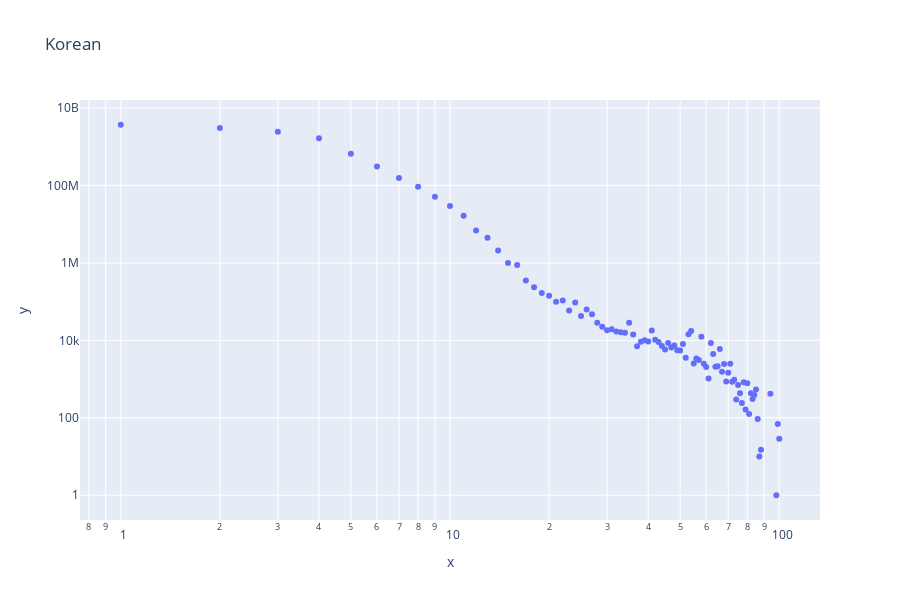
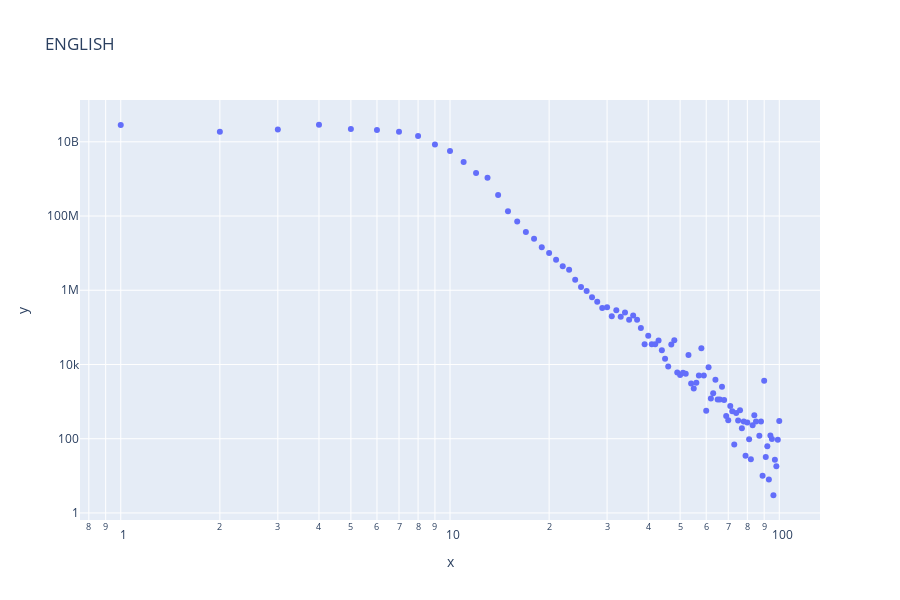
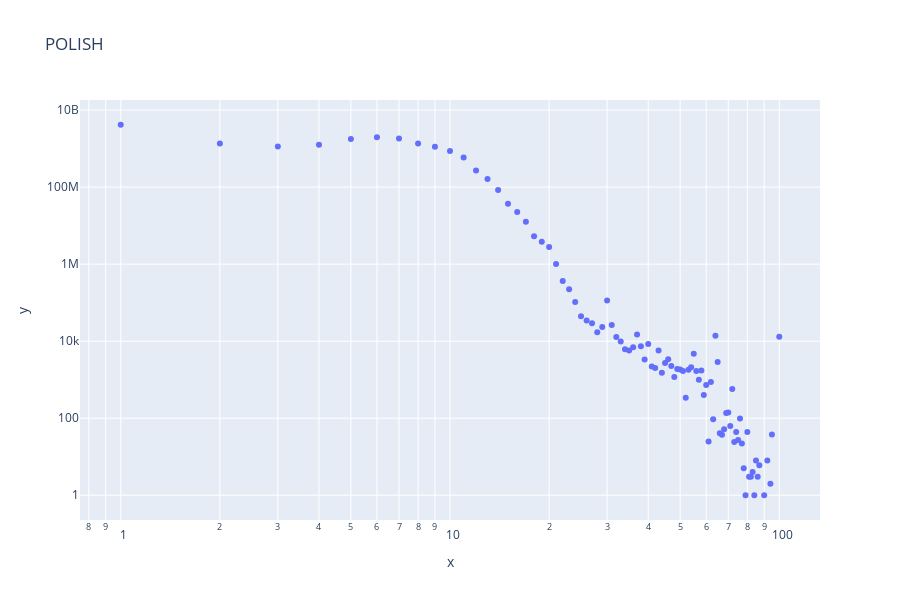
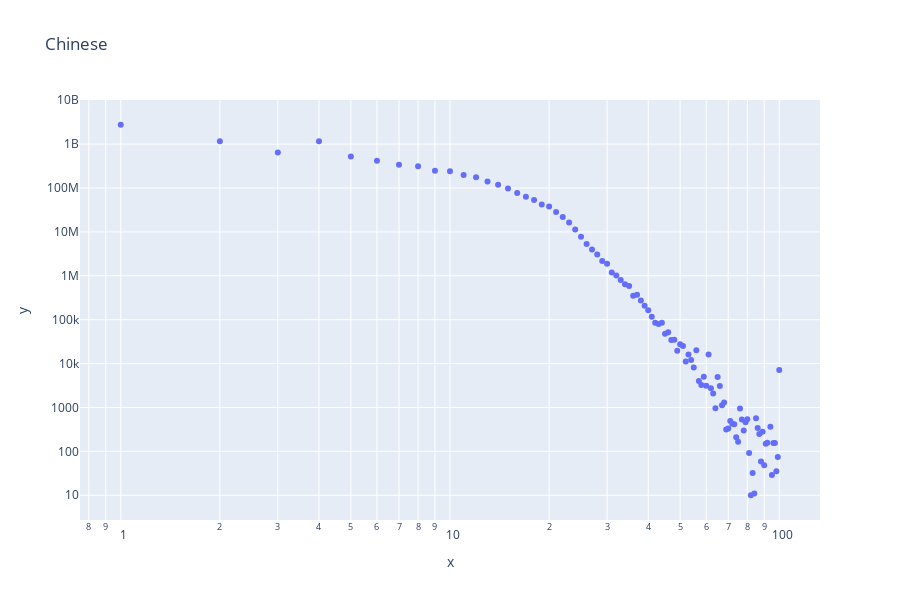

Notebook cell for these charts, in order:
### Code cell
for lang_name, len_counts in list(len_count_per_lang.items())[:10]:
    xs, ys = zip(*sorted((int(x), int(y)) for x, y in len_counts.items()))
    fig = px.scatter(x=xs, y=ys, log_x=True, log_y=True, title=lang_name)
    fig.show()

### Figure 1 — Plotly figure (JSON) as saved in the notebook; plotly's stock layout.template omitted (floating-point values rounded to 4 significant figures)
{"data": [{"hoverlabel": {"namelength": 0}, "hovertemplate": "x=%{x}<br>y=%{y}", "legendgroup": "", "marker": {"color": "#636efa", "symbol": "circle"}, "mode": "markers", "name": "", "showlegend": false, "type": "scatter", "x": [0, 1, 2, 3, 4, 5, 6, 7, 8, 9, 10, 11, 12, 13, 14, 15, 16, 17, 18, 19, 20, 21, 22, 23, 24, 25, 26, 27, 28, 29, 30, 31, 32, 33, 34, 35, 36, 37, 38, 39, 40, 41, 42, 43, 44, 45, 46, 47, 48, 49, 50, 51, 52, 53, 54, 55, 56, 57, 58, 59, 60, 61, 62, 63, 64, 65, 66, 67, 68, 69, 70, 71, 72, 73, 74, 75, 76, 77, 78, 79, 80, 81, 82, 83, 84, 85, 86, 87, 88, 94, 98, 99, 100], "xaxis": "x", "y": [575995, 3718121685, 3084402403, 2456821112, 1677503077, 664923734, 311563767, 157041125, 93072831, 51026917, 29609511, 16648149, 6859234, 4473463, 2090127, 991449, 891156, 354532, 234421, 167313, 142147, 99023, 108024, 59366, 95466, 42381, 62804, 47048, 28550, 22657, 18369, 19495, 17056, 16177, 15864, 28485, 14212, 7020, 9287, 10069, 9418, 17933, 10338, 9059, 7121, 5808, 8564, 6601, 7430, 5593, 5448, 8032, 3539, 14518, 17430, 2539, 3408, 3118, 12502, 2506, 2045, 1043, 8528, 4463, 2093, 2140, 5952, 1539, 2458, 865, 1449, 2507, 849, 968, 296, 707, 431, 240, 829, 165, 787, 126, 432, 306, 391, 541, 93, 10, 15, 416, 1, 69, 29], "yaxis": "y"}], "layout": {"height": 600, "legend": {"tracegroupgap": 0}, "title": {"text": "Korean"}, "xaxis": {"anchor": "y", "domain": [0, 1], "title": {"text": "x"}, "type": "log"}, "yaxis": {"anchor": "x", "domain": [0, 1], "title": {"text": "y"}, "type": "log"}}}

### Figure 2 — Plotly figure (JSON) as saved in the notebook; plotly's stock layout.template omitted (floating-point values rounded to 4 significant figures)
{"data": [{"hoverlabel": {"namelength": 0}, "hovertemplate": "x=%{x}<br>y=%{y}", "legendgroup": "", "marker": {"color": "#636efa", "symbol": "circle"}, "mode": "markers", "name": "", "showlegend": false, "type": "scatter", "x": [0, 1, 2, 3, 4, 5, 6, 7, 8, 9, 10, 11, 12, 13, 14, 15, 16, 17, 18, 19, 20, 21, 22, 23, 24, 25, 26, 27, 28, 29, 30, 31, 32, 33, 34, 35, 36, 37, 38, 39, 40, 41, 42, 43, 44, 45, 46, 47, 48, 49, 50, 51, 52, 53, 54, 55, 56, 57, 58, 59, 60, 61, 62, 63, 64, 65, 66, 67, 68, 69, 70, 71, 72, 73, 74, 75, 76, 77, 78, 79, 80, 81, 82, 83, 84, 85, 87, 88, 89, 90, 91, 92, 93, 94, 95, 96, 97, 98, 99, 100], "xaxis": "x", "y": [49065268, 28469169135, 18776075460, 21426595524, 28786698445, 22158792554, 20790568048, 18720150623, 14215822832, 8453705801, 5609110940, 2859926036, 1435276523, 1077017973, 370531282, 134728742, 71257417, 36841234, 24382839, 14358867, 10032304, 6611974, 4411177, 3581895, 1912350, 1216230, 948721, 647079, 491600, 334912, 347678, 199572, 291017, 193289, 252362, 160133, 209544, 160006, 96087, 35295, 59209, 35124, 35377, 44204, 24103, 14279, 8773, 34384, 44838, 6075, 5232, 5948, 5620, 18148, 3069, 2261, 3236, 5036, 27242, 5032, 566, 8436, 1209, 1679, 3878, 1132, 1143, 2519, 1106, 412, 315, 760, 551, 70, 496, 309, 589, 193, 293, 35, 275, 97, 28, 230, 428, 291, 121, 292, 10, 3646, 32, 63, 8, 122, 98, 3, 27, 18, 94, 302], "yaxis": "y"}], "layout": {"height": 600, "legend": {"tracegroupgap": 0}, "title": {"text": "ENGLISH"}, "xaxis": {"anchor": "y", "domain": [0, 1], "title": {"text": "x"}, "type": "log"}, "yaxis": {"anchor": "x", "domain": [0, 1], "title": {"text": "y"}, "type": "log"}}}

### Figure 3 — Plotly figure (JSON) as saved in the notebook; plotly's stock layout.template omitted (floating-point values rounded to 4 significant figures)
{"data": [{"hoverlabel": {"namelength": 0}, "hovertemplate": "x=%{x}<br>y=%{y}", "legendgroup": "", "marker": {"color": "#636efa", "symbol": "circle"}, "mode": "markers", "name": "", "showlegend": false, "type": "scatter", "x": [0, 1, 2, 3, 4, 5, 6, 7, 8, 9, 10, 11, 12, 13, 14, 15, 16, 17, 18, 19, 20, 21, 22, 23, 24, 25, 26, 27, 28, 29, 30, 31, 32, 33, 34, 35, 36, 37, 38, 39, 40, 41, 42, 43, 44, 45, 46, 47, 48, 49, 50, 51, 52, 53, 54, 55, 56, 57, 58, 59, 60, 61, 62, 63, 64, 65, 66, 67, 68, 69, 70, 71, 72, 73, 74, 75, 76, 77, 78, 79, 80, 81, 82, 83, 84, 85, 86, 87, 90, 92, 94, 95, 100], "xaxis": "x", "y": [2838337, 4167629931, 1356275094, 1135632907, 1264081449, 1767480631, 1966161039, 1824748328, 1358179843, 1112910887, 863734928, 590768440, 272365915, 163267320, 84051023, 36888730, 22484032, 12634149, 5274796, 3807681, 2788830, 1005214, 364358, 224790, 104873, 44281, 34623, 29153, 17131, 23262, 114569, 26254, 12877, 9861, 6212, 5692, 6918, 15027, 7388, 3336, 8446, 2201, 2005, 5772, 1526, 2731, 3397, 2284, 1179, 1894, 1849, 1693, 342, 1819, 2102, 4690, 1677, 995, 1723, 400, 732, 25, 867, 94, 13747, 2875, 41, 37, 52, 136, 140, 63, 573, 24, 44, 27, 98, 22, 5, 1, 44, 3, 3, 4, 1, 8, 3, 6, 1, 8, 2, 38, 12964], "yaxis": "y"}], "layout": {"height": 600, "legend": {"tracegroupgap": 0}, "title": {"text": "POLISH"}, "xaxis": {"anchor": "y", "domain": [0, 1], "title": {"text": "x"}, "type": "log"}, "yaxis": {"anchor": "x", "domain": [0, 1], "title": {"text": "y"}, "type": "log"}}}

### Figure 4 — Plotly figure (JSON) as saved in the notebook; plotly's stock layout.template omitted (floating-point values rounded to 4 significant figures)
{"data": [{"hoverlabel": {"namelength": 0}, "hovertemplate": "x=%{x}<br>y=%{y}", "legendgroup": "", "marker": {"color": "#636efa", "symbol": "circle"}, "mode": "markers", "name": "", "showlegend": false, "type": "scatter", "x": [0, 1, 2, 3, 4, 5, 6, 7, 8, 9, 10, 11, 12, 13, 14, 15, 16, 17, 18, 19, 20, 21, 22, 23, 24, 25, 26, 27, 28, 29, 30, 31, 32, 33, 34, 35, 36, 37, 38, 39, 40, 41, 42, 43, 44, 45, 46, 47, 48, 49, 50, 51, 52, 53, 54, 55, 56, 57, 58, 59, 60, 61, 62, 63, 64, 65, 66, 67, 68, 69, 70, 71, 72, 73, 74, 75, 76, 77, 78, 79, 80, 81, 82, 83, 84, 85, 86, 87, 88, 89, 90, 91, 92, 94, 95, 96, 97, 98, 99, 100], "xaxis": "x", "y": [1476547, 2765866327, 1159064290, 641547967, 1168354529, 519757887, 416726194, 337734012, 312218615, 247554033, 241904852, 198094373, 175538853, 141132612, 119038944, 97212615, 77444393, 63468097, 53387811, 41902923, 38051337, 28293440, 22001739, 16497657, 11402154, 7768316, 5327803, 3975181, 3064094, 2163899, 1876243, 1187884, 1022736, 798180, 641422, 582945, 352458, 371347, 272321, 208592, 163808, 116447, 84647, 80297, 85248, 47802, 52083, 34282, 34708, 19572, 27455, 25092, 11115, 16098, 12048, 8190, 20092, 4031, 3267, 4981, 3122, 16142, 2726, 2068, 964, 4961, 3088, 1120, 1298, 316, 333, 495, 427, 413, 209, 165, 943, 534, 298, 460, 540, 92, 10, 32, 11, 566, 340, 250, 59, 280, 48, 150, 157, 362, 29, 156, 155, 35, 74, 7184], "yaxis": "y"}], "layout": {"height": 600, "legend": {"tracegroupgap": 0}, "title": {"text": "Chinese"}, "xaxis": {"anchor": "y", "domain": [0, 1], "title": {"text": "x"}, "type": "log"}, "yaxis": {"anchor": "x", "domain": [0, 1], "title": {"text": "y"}, "type": "log"}}}
